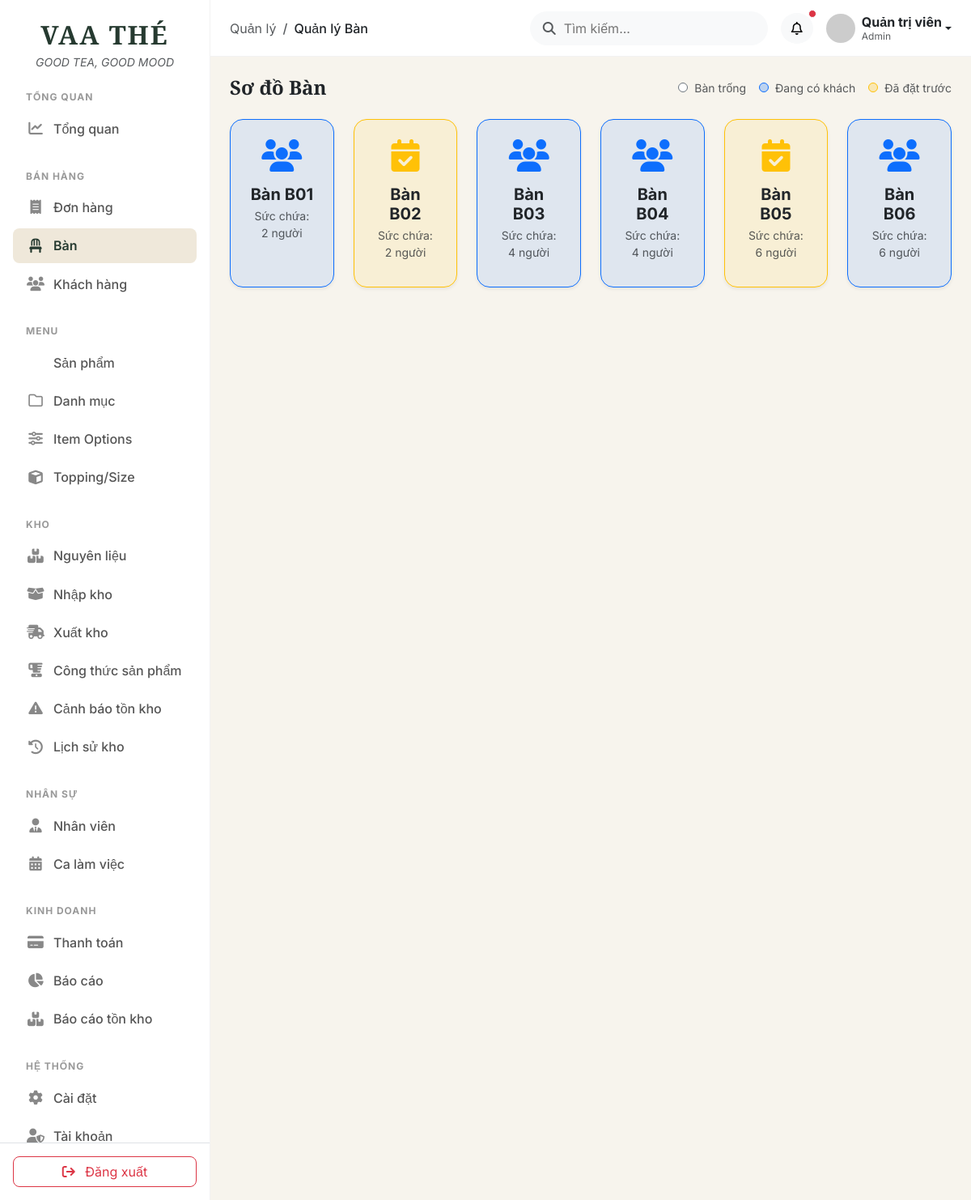
Before: /public/admin.php?route=tables (signed in) with the older database file.
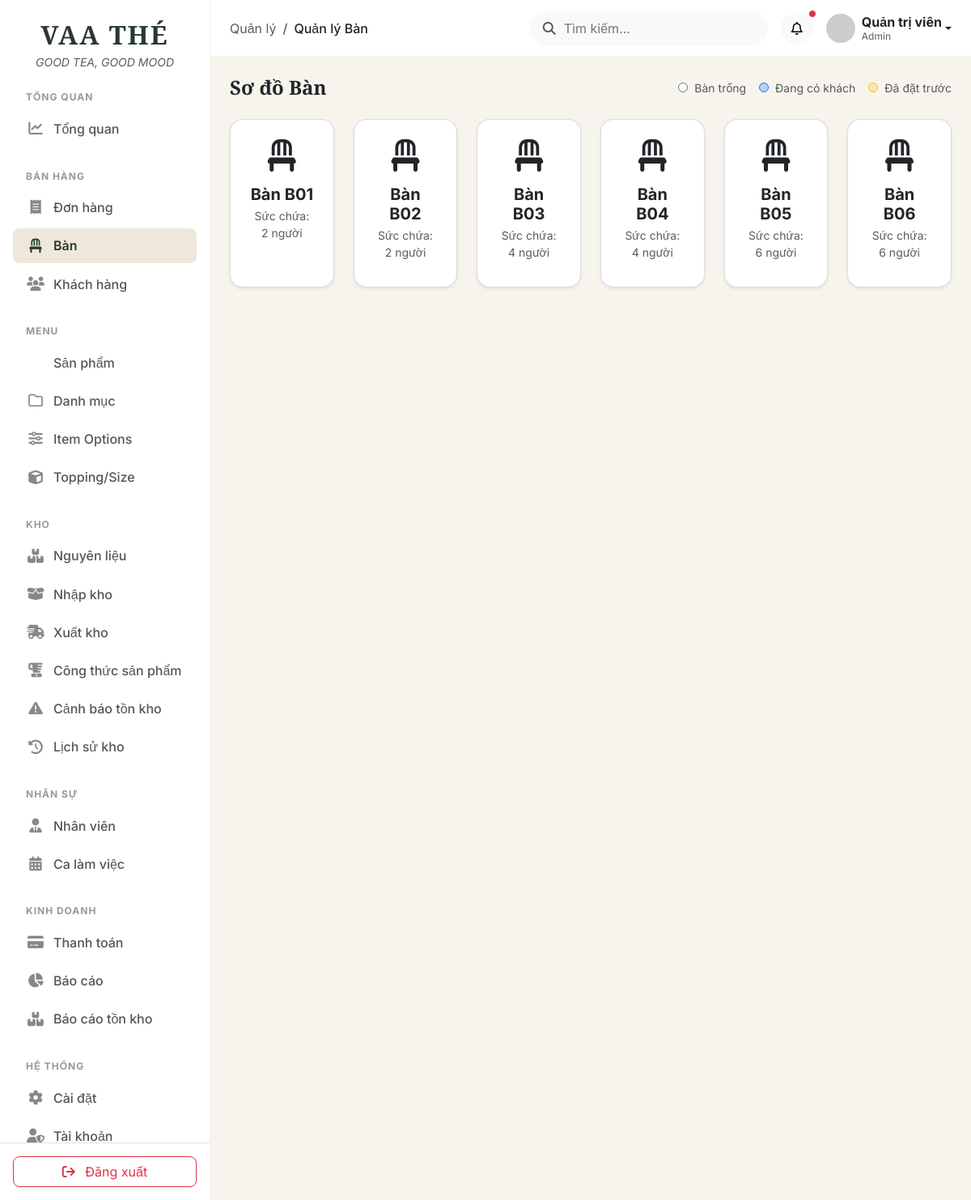
After: the same page with the newer database file.
### tables this page shows
CREATE TABLE `tables` (
  `id` int(10) UNSIGNED NOT NULL,
  `table_number` varchar(20) NOT NULL,
  `capacity` int(10) UNSIGNED NOT NULL DEFAULT 4,
  `status` enum('available','occupied','reserved') NOT NULL DEFAULT 'available',
  `created_at` timestamp NOT NULL DEFAULT current_timestamp(),
  `updated_at` timestamp NOT NULL DEFAULT current_timestamp() ON UPDATE current_timestamp()
);

### app/controllers/Admin/TableController.php (called while the page is built, shortened)
<?php
require_once __DIR__ . '/../../models/Table.php';
class TableController {
    public function index() {
        $tableModel = new TableModel();
        $tables = $tableModel->getAll();
        require_once __DIR__ . '/../../views/admin/tables/index.php';
        require_once __DIR__ . '/../../views/layouts/admin.php';
    }
}

### app/models/Table.php (called while the page is built, shortened)
<?php
require_once __DIR__ . '/../config/database.php';
class TableModel {
    private $conn;
    public function __construct() {
        global $conn;
        $this->conn = $conn;
    }
    public function getAll() {
        $sql = "SELECT * FROM tables ORDER BY table_number ASC";
        $result = $this->conn->query($sql);
        return $result->fetch_all(MYSQLI_ASSOC);
    }
}

### app/views/admin/tables/index.php (the view)
<div class="d-flex justify-content-between align-items-center mb-4">
    <h4 class="font-serif fw-bold text-dark mb-0">Sơ đồ Bàn</h4>
    <div class="d-flex gap-3 text-muted small">
        <div><span class="d-inline-block rounded-circle bg-white border border-secondary me-1 admin-style-ebc508" ></span> Bàn trống</div>
        <div><span class="d-inline-block rounded-circle bg-primary bg-opacity-25 border border-primary me-1 admin-style-ebc508" ></span> Đang có khách</div>
        <div><span class="d-inline-block rounded-circle bg-warning bg-opacity-25 border border-warning me-1 admin-style-ebc508" ></span> Đã đặt trước</div>
    </div>
</div>
<div class="row g-4">
    <?php if(empty($tables)): ?>
        <div class="col-12 text-center text-muted py-5">
            Chưa có dữ liệu bàn.
        </div>
    <?php else: ?>
        <?php foreach($tables as $table): ?>
            <?php
                $bgClass = 'bg-white';
                $borderClass = 'border-secondary border-opacity-25';
                $textClass = 'text-dark';
                $icon = 'fa-chair';
                if($table['status'] == 'occupied') {
                    $bgClass = 'bg-primary bg-opacity-10';
                    $borderClass = 'border-primary';
                    $textClass = 'text-primary';
                    $icon = 'fa-users';
                } else if($table['status'] == 'reserved') {
                    $bgClass = 'bg-warning bg-opacity-10';
                    $borderClass = 'border-warning';
                    $textClass = 'text-warning';
                    $icon = 'fa-calendar-check';
                }
            ?>
            <div class="col-6 col-md-3 col-xl-2">
                <div class="card <?= $bgClass ?> <?= $borderClass ?> shadow-sm rounded-4 text-center h-100" style="cursor: pointer; transition: all 0.3s;" onmouseover="this.classList.add('shadow')" onmouseout="this.classList.remove('shadow')" onclick="window.location.href='admin.php?route=tables&action=show&id=<?= $table['id'] ?>'">
                    <div class="card-body p-4">
                        <i class="fa-solid <?= $icon ?> fs-1 <?= $textClass ?> mb-3"></i>
                        <h5 class="fw-bold text-dark mb-1">Bàn <?= $table['table_number'] ?></h5>
                        <div class="small text-muted mb-2">Sức chứa: <?= $table['capacity'] ?> người</div>
                    </div>
                </div>
            </div>
        <?php endforeach; ?>
    <?php endif; ?>
</div>

Changed rows visible on the page:
changed tables (number 1 of 6 on the later page): status "occupied" → "available" (drawn)
changed tables (number 2 of 6 on the later page): status "reserved" → "available" (drawn)
changed tables (number 3 of 6 on the later page): status "occupied" → "available" (drawn)
changed tables (number 4 of 6 on the later page): status "occupied" → "available" (drawn)
changed tables (number 5 of 6 on the later page): status "reserved" → "available" (drawn)
changed tables (number 6 of 6 on the later page): status "occupied" → "available" (drawn)
